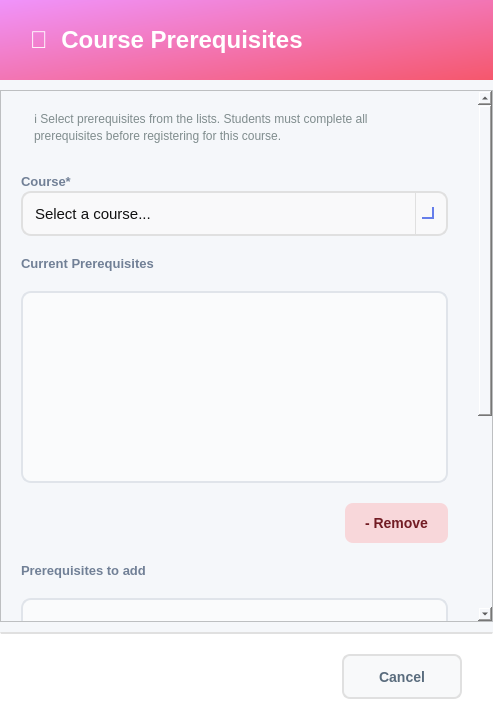
<?xml version="1.0" encoding="UTF-8"?>
<ui version="4.0">
 <class>CoursePrereqDialog</class>
 <widget class="QDialog" name="CoursePrereqDialog">
  <property name="geometry">
   <rect>
    <x>0</x>
    <y>0</y>
    <width>493</width>
    <height>712</height>
   </rect>
  </property>
  <property name="maximumSize">
   <size>
    <width>700</width>
    <height>1000</height>
   </size>
  </property>
  <property name="windowTitle">
   <string>Course Prerequisites</string>
  </property>
  <property name="styleSheet">
   <string notr="true">background-color: #f5f7fa;</string>
  </property>
  <layout class="QVBoxLayout" name="mainLayout">
   <property name="spacing">
    <number>10</number>
   </property>
   <property name="leftMargin">
    <number>0</number>
   </property>
   <property name="topMargin">
    <number>0</number>
   </property>
   <property name="rightMargin">
    <number>0</number>
   </property>
   <property name="bottomMargin">
    <number>0</number>
   </property>
   <item>
    <widget class="QFrame" name="headerFrame">
     <property name="minimumSize">
      <size>
       <width>0</width>
       <height>80</height>
      </size>
     </property>
     <property name="maximumSize">
      <size>
       <width>16777215</width>
       <height>80</height>
      </size>
     </property>
     <property name="styleSheet">
      <string notr="true">background: qlineargradient(x1:0, y1:0, x2:1, y2:1, stop:0 #f093fb, stop:1 #f5576c); border-radius: 0px;</string>
     </property>
     <property name="frameShape">
      <enum>QFrame::Shape::StyledPanel</enum>
     </property>
     <layout class="QHBoxLayout" name="headerLayout">
      <property name="leftMargin">
       <number>30</number>
      </property>
      <property name="topMargin">
       <number>20</number>
      </property>
      <property name="rightMargin">
       <number>30</number>
      </property>
      <property name="bottomMargin">
       <number>20</number>
      </property>
      <item>
       <widget class="QLabel" name="dialogTitle">
        <property name="styleSheet">
         <string notr="true">font-size: 24px; font-weight: bold; color: white; background: transparent;</string>
        </property>
        <property name="text">
         <string>🔗  Course Prerequisites</string>
        </property>
       </widget>
      </item>
      <item>
       <spacer name="headerSpacer">
        <property name="orientation">
         <enum>Qt::Orientation::Horizontal</enum>
        </property>
        <property name="sizeHint" stdset="0">
         <size>
          <width>40</width>
          <height>20</height>
         </size>
        </property>
       </spacer>
      </item>
     </layout>
    </widget>
   </item>
   <item>
    <widget class="QScrollArea" name="scrollArea">
     <property name="styleSheet">
      <string notr="true">
/* ===== SCROLLBARS (VERTICAL &amp; HORIZONTAL) ===== */

/* Track */
QScrollBar:vertical, QScrollBar:horizontal {
    background: rgba(255, 255, 255, 0.05);  /* subtle track */
    border-radius: 6px;
    margin: 0px;  /* remove extra space */
}

/* Handle / Thumb */
QScrollBar::handle:vertical, QScrollBar::handle:horizontal {
    background: rgba(120, 120, 120, 0.35);  /* glassy thumb */
    border-radius: 6px;
    border: 1px solid rgba(255, 255, 255, 0.2); /* subtle highlight */
    min-height: 30px; /* vertical */
    min-width: 30px;  /* horizontal */
}

QScrollBar::handle:vertical:hover,
QScrollBar::handle:horizontal:hover {
    background: rgba(120, 120, 120, 0.55);
}

/* Buttons (up/down or left/right) */
QScrollBar::add-line:vertical, QScrollBar::sub-line:vertical,
QScrollBar::add-line:horizontal, QScrollBar::sub-line:horizontal {
    width: 16px;  /* horizontal buttons width */
    height: 16px; /* vertical buttons height */
    background: rgba(180, 180, 180, 0.35);
    border-radius: 4px;
}

/* Arrow icons */
QScrollBar::up-arrow:vertical, QScrollBar::down-arrow:vertical,
QScrollBar::left-arrow:horizontal, QScrollBar::right-arrow:horizontal {
    width: 6px;
    height: 6px;
    background: transparent;
}

/* Remove blank areas */
QScrollBar::add-page:vertical, QScrollBar::sub-page:vertical,
QScrollBar::add-page:horizontal, QScrollBar::sub-page:horizontal {
    background: none;
}

/* Sizes */
QScrollBar:vertical { width: 12px; }
QScrollBar:horizontal { height: 12px; }</string>
     </property>
     <property name="widgetResizable">
      <bool>true</bool>
     </property>
     <widget class="QWidget" name="scrollContent">
      <property name="geometry">
       <rect>
        <x>0</x>
        <y>-5</y>
        <width>479</width>
        <height>906</height>
       </rect>
      </property>
      <property name="styleSheet">
       <string notr="true">background-color: #f5f7fa;</string>
      </property>
      <layout class="QVBoxLayout" name="verticalLayout_3">
       <property name="spacing">
        <number>20</number>
       </property>
       <property name="leftMargin">
        <number>20</number>
       </property>
       <property name="rightMargin">
        <number>30</number>
       </property>
       <item>
        <widget class="QLabel" name="labelInfo">
         <property name="styleSheet">
          <string notr="true">font-size: 12px; color: #7f8c8d; background: transparent; padding: 10px;</string>
         </property>
         <property name="text">
          <string>ℹ️ Select prerequisites from the lists. Students must complete all prerequisites before registering for this course.</string>
         </property>
         <property name="wordWrap">
          <bool>true</bool>
         </property>
        </widget>
       </item>
       <item>
        <layout class="QHBoxLayout" name="horizontalLayout_5">
         <property name="spacing">
          <number>20</number>
         </property>
         <item>
          <layout class="QVBoxLayout" name="verticalLayoutCourse">
           <property name="spacing">
            <number>2</number>
           </property>
           <item>
            <widget class="QLabel" name="labelCourse">
             <property name="styleSheet">
              <string notr="true">font-size: 13px; color: #718096; font-weight: bold; background: transparent;</string>
             </property>
             <property name="text">
              <string>Course*</string>
             </property>
            </widget>
           </item>
           <item>
            <widget class="QComboBox" name="comboBoxSelectCourse">
             <property name="minimumSize">
              <size>
               <width>0</width>
               <height>45</height>
              </size>
             </property>
             <property name="cursor">
              <cursorShape>PointingHandCursor</cursorShape>
             </property>
             <property name="styleSheet">
              <string notr="true">/* ----------------- QComboBox Base ----------------- */
QComboBox {
    border: 2px solid #E0E0E0;          /* main border */
    border-radius: 10px;
    padding: 8px 10px;                   /* Matches QLineEdit padding */
    background: rgba(250, 250, 250, 200);
    font-size: 11pt;
    color: #111111;
}

/* Focused state */
QComboBox:focus {
    border: 2px solid #667EEA; 
    background: rgba(250, 250, 250, 220);
}

/* ----------------- Drop-down Arrow ----------------- */
QComboBox::drop-down {
    subcontrol-origin: padding;
    subcontrol-position: top right;
    width: 30px; 
    border-left-width: 1px;
    border-left-color: #E0E0E0;
    border-left-style: solid;
    border-top-right-radius: 12px;       /* rounder corners */
    border-bottom-right-radius: 12px;    /* rounder corners */
    background: transparent;
}

/* Remove ugly black border on hover/focus */
QComboBox::drop-down:hover,
QComboBox::drop-down:focus {
    border-left-color: #667EEA;
    background: transparent;
    border: none;
}

/* Modern, visible arrow using simple chevron */
QComboBox::down-arrow {
    width: 10px;
    height: 10px;
    border: solid #667EEA;
    border-width: 0 2px 2px 0;
    margin-right: 6px;
}

/* ----------------- Dropdown Popup ----------------- */
/* Dropdown Popup */
QComboBox QAbstractItemView {
    background-color: #fdfdfd;          /* slightly off-white */
    border: 2px solid #E0E0E0;          /* subtle grey border */
    border-radius: 8px;                  /* may not be perfect on Windows */
    color: #111111;
    font-size: 11pt;
    padding: 5px;
    selection-background-color: #667EEA;
    selection-color: white;
    outline: none;
}

/* Items hover/selection */
QComboBox QAbstractItemView::item:hover {
    background-color: rgba(102, 126, 234, 0.1);
    color: #111111;
}

QComboBox QAbstractItemView::item:selected {
    background-color: #667EEA;
    color: white;
}

/* Error highlight for combo box */
QComboBox[error=&quot;true&quot;] {
    border: 2px solid #FF4A4A;
}</string>
             </property>
             <property name="editable">
              <bool>true</bool>
             </property>
             <item>
              <property name="text">
               <string>Select a course...</string>
              </property>
             </item>
            </widget>
           </item>
          </layout>
         </item>
        </layout>
       </item>
       <item>
        <layout class="QVBoxLayout" name="verticalLayout">
         <property name="spacing">
          <number>2</number>
         </property>
         <item>
          <widget class="QLabel" name="labelCurrentPrereq">
           <property name="styleSheet">
            <string notr="true">font-size: 13px; color: #718096; font-weight: bold; background: transparent;</string>
           </property>
           <property name="text">
            <string>Current Prerequisites</string>
           </property>
          </widget>
         </item>
        </layout>
       </item>
       <item>
        <layout class="QVBoxLayout" name="verticalLayoutDays">
         <property name="spacing">
          <number>2</number>
         </property>
        </layout>
       </item>
       <item>
        <widget class="QListWidget" name="listWidgetCurrentPrereq">
         <property name="minimumSize">
          <size>
           <width>0</width>
           <height>0</height>
          </size>
         </property>
         <property name="styleSheet">
          <string notr="true">QListWidget {
    background-color: #fafbfc;
    border: 2px solid #e0e4ea;
    border-radius: 10px;
    padding: 6px;
    font-size: 14px;
    color: #3a4a5a;
}

QListWidget::item {
    padding: 8px 12px;
    border-radius: 6px;
    margin: 2px 4px;
}

QListWidget::item:hover {
    background-color: #eef1f5;
}

QListWidget::item:selected {
    background-color: #dbe7ff;      /* soft pastel selection */
    color: #1f2d3d;
}

QListWidget::item:selected:active {
    background-color: #c7dafc;
}
</string>
         </property>
        </widget>
       </item>
       <item alignment="Qt::AlignmentFlag::AlignRight">
        <widget class="QPushButton" name="buttonRemove">
         <property name="minimumSize">
          <size>
           <width>100</width>
           <height>40</height>
          </size>
         </property>
         <property name="maximumSize">
          <size>
           <width>170</width>
           <height>16777215</height>
          </size>
         </property>
         <property name="styleSheet">
          <string notr="true">/* ---- Reject Button ---- */
QPushButton {
    background-color: #f8d7da;
    color: #721c24;
    border: none;
    border-radius: 8px;
    font-size: 14px;
    font-weight: bold;
    padding: 10px 20px;
}
QPushButton:hover {
    background-color: #c82333;
    color: white;
}
QPushButton:pressed {
    background-color: #a71d2a;  /* slightly darker for pressed feedback */
}
QPushButton:disabled {
    background-color: #d7bcbc; /* more washed-out red */
    color: #5e3b3e;
}</string>
         </property>
         <property name="text">
          <string>- Remove</string>
         </property>
        </widget>
       </item>
       <item>
        <widget class="QLabel" name="labelPrereqToAdd">
         <property name="styleSheet">
          <string notr="true">font-size: 13px; color: #718096; font-weight: bold; background: transparent;</string>
         </property>
         <property name="text">
          <string>Prerequisites to add</string>
         </property>
        </widget>
       </item>
       <item>
        <widget class="QListWidget" name="listWidgetAddPrereq">
         <property name="minimumSize">
          <size>
           <width>0</width>
           <height>0</height>
          </size>
         </property>
         <property name="styleSheet">
          <string notr="true">QListWidget {
    background-color: #fafbfc;
    border: 2px solid #e0e4ea;
    border-radius: 10px;
    padding: 6px;
    font-size: 14px;
    color: #3a4a5a;
}

QListWidget::item {
    padding: 8px 12px;
    border-radius: 6px;
    margin: 2px 4px;
}

QListWidget::item:hover {
    background-color: #eef1f5;
}

QListWidget::item:selected {
    background-color: #dbe7ff;      /* soft pastel selection */
    color: #1f2d3d;
}

QListWidget::item:selected:active {
    background-color: #c7dafc;
}
</string>
         </property>
        </widget>
       </item>
       <item alignment="Qt::AlignmentFlag::AlignRight">
        <widget class="QPushButton" name="buttonAdd">
         <property name="minimumSize">
          <size>
           <width>100</width>
           <height>40</height>
          </size>
         </property>
         <property name="maximumSize">
          <size>
           <width>170</width>
           <height>16777215</height>
          </size>
         </property>
         <property name="styleSheet">
          <string notr="true">/* ---- Approve Button ---- */
QPushButton {
    background-color: #d4edda;
    color: #155724;
    border: none;
    border-radius: 8px;
    font-size: 14px;
    font-weight: bold;
    padding: 10px 20px;
}
QPushButton:hover {
    background-color: #28a745;
    color: white;
}
QPushButton:pressed {
    background-color: #1e7e34;  /* slightly darker for pressed feedback */
}
QPushButton:disabled {
    background-color: #c1d9c3; /* more washed-out green */
    color: #7a8b7a;
}</string>
         </property>
         <property name="text">
          <string>+ Add</string>
         </property>
        </widget>
       </item>
       <item>
        <spacer name="verticalSpacer_2">
         <property name="orientation">
          <enum>Qt::Orientation::Vertical</enum>
         </property>
         <property name="sizeType">
          <enum>QSizePolicy::Policy::Fixed</enum>
         </property>
         <property name="sizeHint" stdset="0">
          <size>
           <width>17</width>
           <height>86</height>
          </size>
         </property>
        </spacer>
       </item>
      </layout>
     </widget>
    </widget>
   </item>
   <item>
    <widget class="QFrame" name="footerFrame">
     <property name="minimumSize">
      <size>
       <width>0</width>
       <height>80</height>
      </size>
     </property>
     <property name="maximumSize">
      <size>
       <width>16777215</width>
       <height>80</height>
      </size>
     </property>
     <property name="styleSheet">
      <string notr="true">background-color: white; border-top: 2px solid #e0e0e0;</string>
     </property>
     <property name="frameShape">
      <enum>QFrame::Shape::StyledPanel</enum>
     </property>
     <layout class="QHBoxLayout" name="footerLayout">
      <property name="leftMargin">
       <number>30</number>
      </property>
      <property name="topMargin">
       <number>20</number>
      </property>
      <property name="rightMargin">
       <number>30</number>
      </property>
      <property name="bottomMargin">
       <number>20</number>
      </property>
      <item>
       <spacer name="footerSpacer">
        <property name="orientation">
         <enum>Qt::Orientation::Horizontal</enum>
        </property>
        <property name="sizeHint" stdset="0">
         <size>
          <width>40</width>
          <height>20</height>
         </size>
        </property>
       </spacer>
      </item>
      <item>
       <widget class="QPushButton" name="buttonCancel">
        <property name="minimumSize">
         <size>
          <width>120</width>
          <height>45</height>
         </size>
        </property>
        <property name="cursor">
         <cursorShape>PointingHandCursor</cursorShape>
        </property>
        <property name="styleSheet">
         <string notr="true">QPushButton {
    background-color: #f8f9fa;
    color: #5a6c7d;
    border: 2px solid #e0e0e0;
    border-radius: 8px;
    font-size: 14px;
    font-weight: bold;
    padding: 10px 20px;
}

QPushButton:hover {
    border-color: #f5576c;
    color: #f5576c;
}

QPushButton:pressed {
    background-color: #e0e0e0; /* darker grey for pressed feedback */
    border-color: #f5576c;
    color: #f5576c;
}</string>
        </property>
        <property name="text">
         <string>Cancel</string>
        </property>
       </widget>
      </item>
     </layout>
    </widget>
   </item>
  </layout>
 </widget>
 <resources/>
 <connections/>
</ui>
